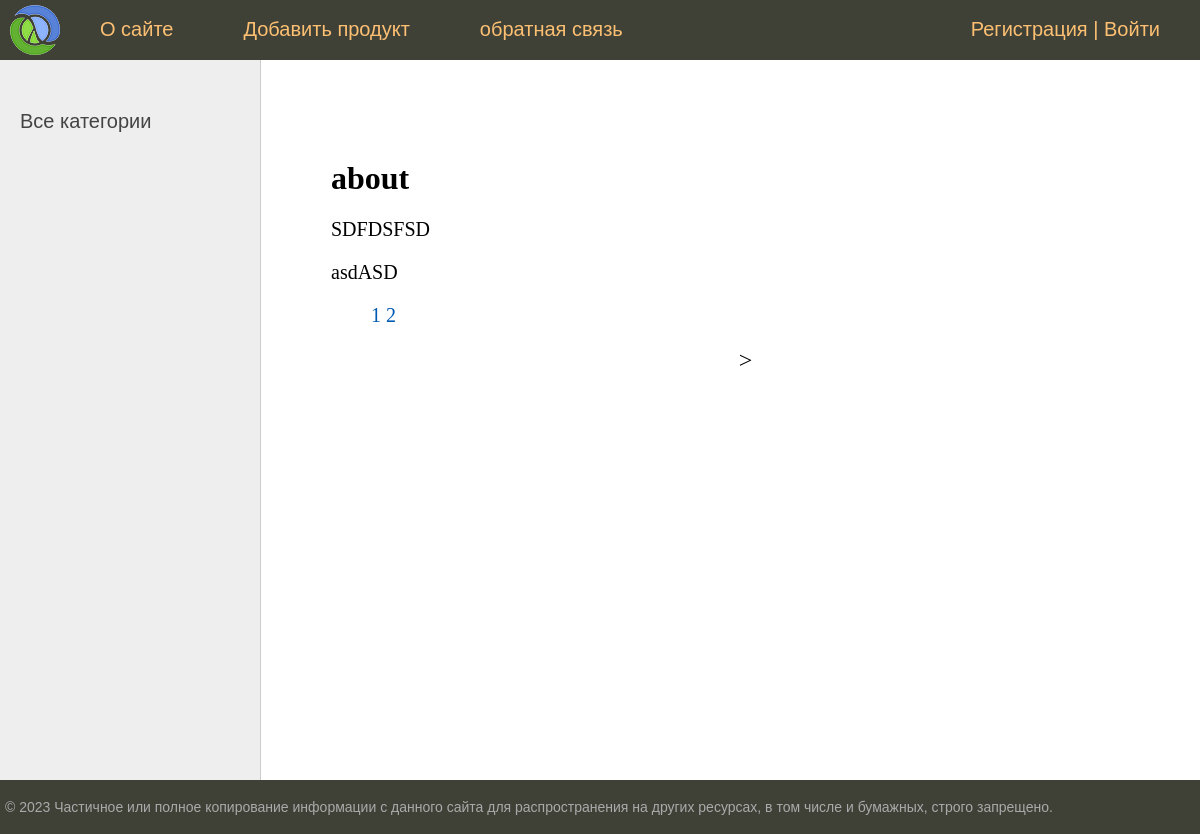
Page /about/ on the earlier database version.
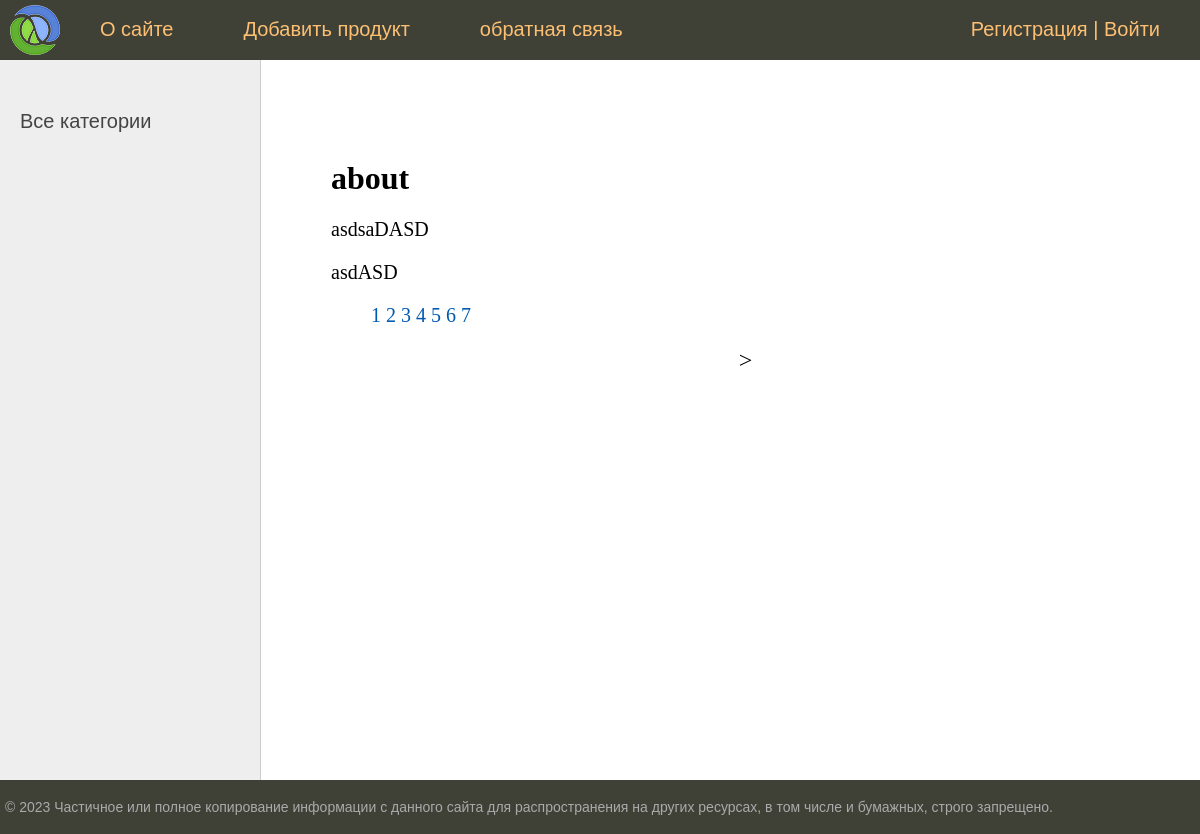
Same page on the later database version.
### equipment/models.py (models this page shows, shortened)
class Equipment(models.Model):
    title = models.CharField(max_length=255, verbose_name="Название")
    slug = models.SlugField(max_length=255, unique=True, db_index=True, verbose_name="URL")
    price = models.IntegerField(verbose_name="Цена")
    content = models.TextField(blank=True, verbose_name="Описание")
    photo = models.ImageField(upload_to="photos/%Y/%m/%d/", blank=True, verbose_name="Фото")
    is_published = models.BooleanField(default=True, verbose_name="Наличие")
    time_create = models.DateTimeField(auto_now=True, verbose_name="Время создания")
    cat = models.ForeignKey('Category', on_delete=models.PROTECT, verbose_name="Категория")
    def __str__(self):
        return self.title
    class Meta:
        verbose_name = "Продукция/Товары"
        verbose_name_plural = "Продукция/Товары"
        ordering = ['-time_create', 'title']

### equipment/views.py (the view)
# urls.py: path('about/', about, name='about'),
def about(request):
    contact_list = Equipment.objects.all()
    paginator = Paginator(contact_list, 2)
    page_number = request.GET.get('page')
    page_obj = paginator.get_page(page_number)
    return render(request, 'equipment/about.html', {'page_obj':page_obj, 'menu': menu, 'title': 'about'})

### equipment/templates/equipment/about.html
{% extends 'equipment/base.html' %}
{% block content %}
<h1>{{ title }}</h1>
{% for contact in page_obj %}
<p>{{ contact }}</p>
{% endfor %}
<nav>
    <ul>
        {% for p in page_obj.paginator.page_range %}
        <a href="?page={{ p }}">{{ p }}</a>
        {% endfor %}
    </ul>
</nav>
{% endblock %}

Differences in the rows shown:
no longer on this page (row edited): Equipment: title "SDFDSFSD"
now on this page (row edited): Equipment: title "asdsaDASD"
Other differences:
new list line: "3"
new list line: "4"
new list line: "5"
new list line: "6"
new list line: "7"
